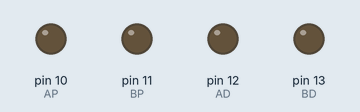
This sketch was run on a simulated Arduino Uno, built with avr-gcc and run on an emulated ATmega328P. Shown: output pins drawn as LEDs (lit = HIGH). At 2.9 s the program stops and its outputs stay as they are.

Above: at 0.1 s.
At 1.05 s:
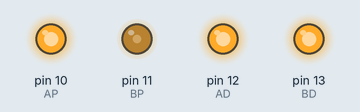
At 1.65 s:
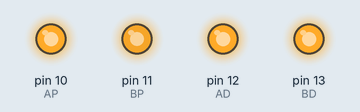
At 2.05 s:
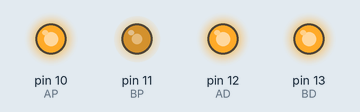
At 2.8 s:
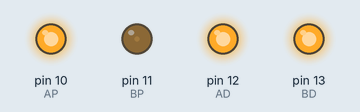
Timing chart, 0 to 4.3 s (numbered marks = the images above):
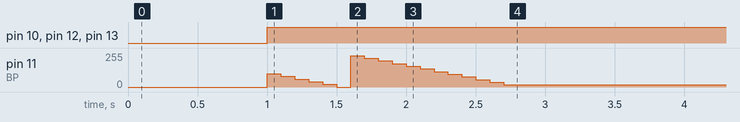

The sketch:

sketch_jul10b.ino
```cpp
int AD = 12, BD = 13, AP=10, BP=11;
//  오른쪽    왼쪽     오른쪽  왼쪽

void setup() {
  pinMode(AD, OUTPUT);
  pinMode(BD, OUTPUT);

  delay(1000);
}

void loop() {
  // put your main code here, to run repeatedly:

// 큰 반경으로 우회전
  digitalWrite(AD, HIGH);
  digitalWrite(BD, HIGH);

  int cnt = 20;

  while(1) {
    analogWrite(AP, 255);
    analogWrite(BP, 120 - cnt);

    if(cnt < 355) {
      cnt += 20;
    }

    delay(100);
  }
}
```

Measured:
- by itself, pin 10 (AP), pin 12 (AD), pin 13 (BD): LOW → HIGH at 1.0 s
- by itself, pin 11 (BP): 0/255 → 100/255 at 1.0 s, → 80/255 0.10 s later, → 60/255 0.10 s later, → 40/255 0.10 s later, … (18 changes in this stretch)
